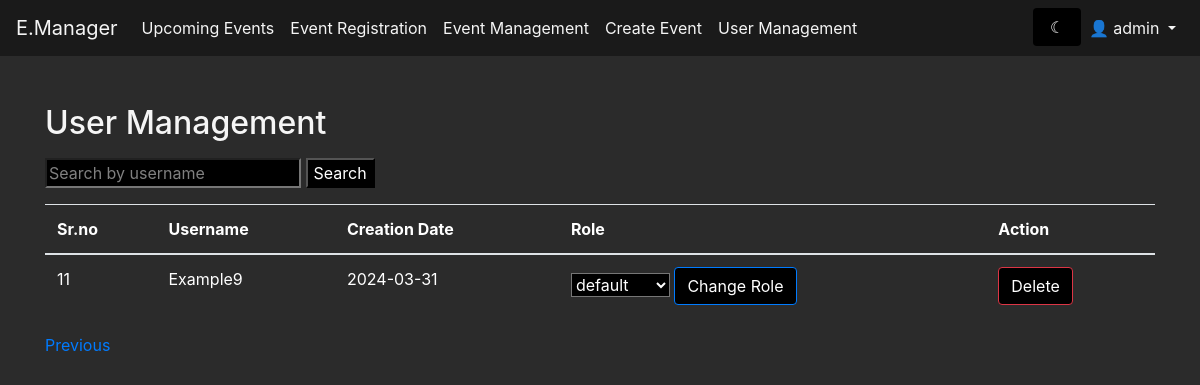
The app's page /user_management?page=2 (signed in) with its own data.
### modules/models.py (models this page shows, shortened)
class User(db.Model):
    id = db.Column(db.Integer, primary_key=True)
    username = db.Column(db.String(100), nullable=False)
    password = db.Column(db.String(30), nullable=False)
    date_created = db.Column(db.DateTime, default=datetime.utcnow)
    role = db.Column(db.String(30), default='default')

### modules/user.py (the view)
@app.route('/user_management', methods=['GET', 'POST'])
def user_management():
    if 'username' in session:
        if User.query.filter_by(username=session['username']).first().role == 'Admin':
            page = request.args.get('page', 1, type=int)
            users = User.query.paginate(page=page, per_page=10, error_out=False)
            if request.method == 'POST':
                search = request.form.get('search')
                if search:
                    search_result = User.query.filter(User.username.like('%' + search + '%')).all()
                    return render_template('user_management.html', users=search_result)
            msg = get_flashed_messages()
            return render_template('user_management.html', users=users, msg=msg)
        else:
            flash('You are not authorized to access this page')
            return redirect(url_for('event'))
    return redirect(url_for('signin'))

### modules/templates/user_management.html (shortened to what this page needs)
<!DOCTYPE html>
<html lang="en" xmlns="http://www.w3.org/1999/html">
  <head>
    <link
      href="https://stackpath.bootstrapcdn.com/bootstrap/4.5.0/css/bootstrap.min.css"
      rel="stylesheet"
    />
    <link rel="stylesheet" href="{{url_for('static',filename='css/dashboard.css')}}" />
  </head>
  <body class="{{ session['theme'] }}">
    <nav class="navbar navbar-expand-lg navbar-light bg-light fixed-top">
      <a class="navbar-brand" href="/event">E.Manager</a>
      <div class="collapse navbar-collapse" id="navbarNav">
        <ul class="navbar-nav">
          <li class="nav-item">
            <a class="nav-link" href="/event">Upcoming Events</a>
          </li>
          <li class="nav-item">
            <a class="nav-link" href="/event">Event Registration</a>
          </li>
          <li class="nav-item">
            <a class="nav-link" href="/event_manager">Event Management</a>
          </li>
          {% if 'role' in session and session['role'] == 'Admin' or 'role' in session and session['role'] == 'Co-Admin' %}
          <li class="nav-item">
            <a class="nav-link" href="/event/create">Create Event</a>
          </li>
          {% endif %}
          {% if 'role' in session and session['role'] == 'Admin' %}
          <li class="nav-item">
            <a class="nav-link" href="/user_management">User Management</a>
          </li>
          {% endif %}
        </ul>
        <ul class="navbar-nav ml-auto">
          <form action="/toggle_theme" method="post" id="toggle-theme-form">
            <input type="submit" class="form-control border-0" value="{% if session['theme'] == 'light-theme' %} &#9788 {% else %} &#9790 {% endif %}" />
          </form>
          {% if 'username' in session %}
          <li class="nav-item dropdown">
            <a
              class="nav-link dropdown-toggle"
              href="#"
              id="navbarDropdown"
              role="button"
              data-toggle="dropdown"
              aria-haspopup="true"
              aria-expanded="false"
            >
              👤 {{ session['username'] }}
            </a>
          </li>
          {% endif %}
        </ul>
      </div>
    </nav>
    <div class="container mt-4">
      <h2 class="mb-3">User Management</h2>
      <form method="POST" class="mb-3">
        <input type="text" name="search" placeholder="Search by username" />
        <input type="submit" value="Search" />
      </form>
      <table class="table mb-3">
        <thead>
          <tr>
            <th>Sr.no</th>
            <th>Username</th>
            <th>Creation Date</th>
            <th>Role</th>
            <th>Action</th>
          </tr>
        </thead>
        <tbody id="userTable">
          {% for user in users %}
          <tr>
            <td>{{ user.id}}</td>
            <td>{{ user.username }}</td>
            <td>{{ user.date_created.strftime('%Y-%m-%d') }}</td>
            <td>
              <form method="POST" action="{{ url_for('change_role') }}">
              <select name="role">
                <option value="default" {% if user.role == 'default' %}selected{% endif %}>default</option>
              </select>
                <input
                  type="submit"
                  class="btn btn-primary"
                  value="Change Role"
                />
              </form>
            </td>
            <td>
              <form method="POST" action="{{ url_for('delete_user') }}">
                <input type="submit" class="btn btn-danger" value="Delete" />
              </form>
            </td>
          </tr>
          {% endfor %}
        </tbody>
      </table>
      <div class="pagination">
        {% if users.has_prev %}
        <a href="{{ url_for('user_management', page=users.prev_num) }}"
          >Previous</a
        >
        {% endif %}
      </div>
    </div>
  </body>
</html>

### modules/static/css/dashboard.css (style rules this page uses)
body { background-color: #2b2b2b; color: #f5f5f5; padding-top: 80px; }
.navbar { background-color: #1a1a1a !important; }
.nav-link, .dropdown-item { color: #f5f5f5 !important; }
.navbar-brand { color: #f5f5f5 !important; }
.btn-primary { background-color: #007bff; border-color: #007bff; }
.container { background-color: #2b2b2b; }
table { color: #ffffff; }
th, td { color: #ffffff; }
input { background-color: #000000; color: #ffffff; }
::placeholder { color: #ffffff; opacity: 0.5; }
select { background-color: #000000 !important; color: #ffffff !important; }
select option { background-color: #000000 !important; color: #ffffff !important; }
input, textarea { background-color: #000000 !important; color: #ffffff !important; }
::placeholder { color: #ffffff !important; opacity: 0.5 !important; }

### records on screen
User: id "11", username "Example9", date_created "2024-03-31", role "default"

### other values on screen
{{ session['username'] }} "admin"
